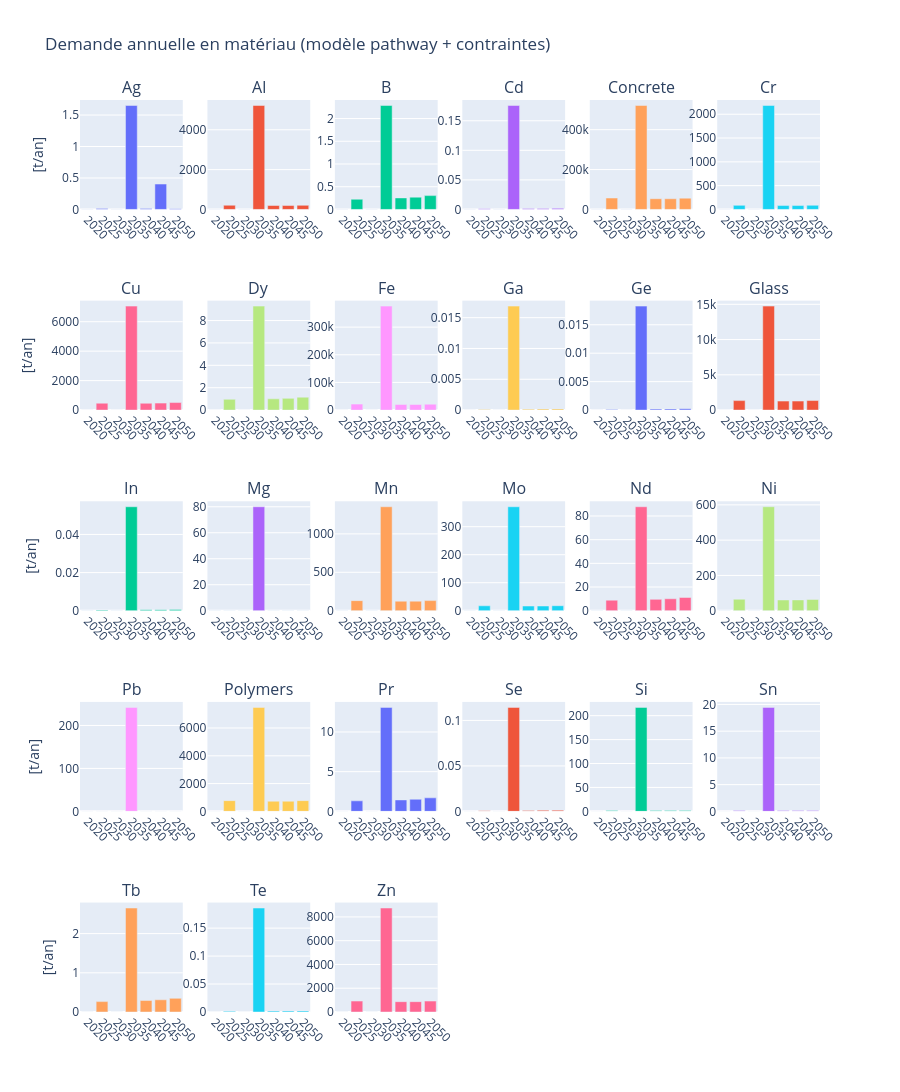

The notebook cell saved with this chart:
### Code cell
plot_all_material_demand(results_materials)

### Figure 1 — Plotly figure (JSON) as saved in the notebook; plotly's stock layout.template omitted (floating-point values rounded to 4 significant figures)
{"data": [{"name": "Ag", "showlegend": false, "type": "bar", "x": [2020, 2025, 2030, 2035, 2040, 2045, 2050], "xaxis": "x", "y": [0.0, 0.01338, 0.0, 1.653, 0.013, 0.4036, 0.01274], "yaxis": "y"}, {"name": "Al", "showlegend": false, "type": "bar", "x": [2020, 2025, 2030, 2035, 2040, 2045, 2050], "xaxis": "x2", "y": [0.0, 209.7, 0.0, 5220.0, 197.4, 196.7, 206.9], "yaxis": "y2"}, {"name": "B", "showlegend": false, "type": "bar", "x": [2020, 2025, 2030, 2035, 2040, 2045, 2050], "xaxis": "x3", "y": [0.0, 0.2247, 0.0, 2.288, 0.2535, 0.2706, 0.3043], "yaxis": "y3"}, {"name": "Cd", "showlegend": false, "type": "bar", "x": [2020, 2025, 2030, 2035, 2040, 2045, 2050], "xaxis": "x4", "y": [0.0, 0.001129, 0.0, 0.1758, 0.00156, 0.001704, 0.001848], "yaxis": "y4"}, {"name": "Concrete", "showlegend": false, "type": "bar", "x": [2020, 2025, 2030, 2035, 2040, 2045, 2050], "xaxis": "x5", "y": [0.0, 57270.0, 0.0, 521300.0, 53740.0, 53620.0, 56620.0], "yaxis": "y5"}, {"name": "Cr", "showlegend": false, "type": "bar", "x": [2020, 2025, 2030, 2035, 2040, 2045, 2050], "xaxis": "x6", "y": [0.0, 85.42, 0.0, 2184.0, 81.54, 81.91, 86.98], "yaxis": "y6"}, {"name": "Cu", "showlegend": false, "type": "bar", "x": [2020, 2025, 2030, 2035, 2040, 2045, 2050], "xaxis": "x7", "y": [0.0, 466.8, 0.0, 7059.0, 461.6, 473.0, 510.3], "yaxis": "y7"}, {"name": "Dy", "showlegend": false, "type": "bar", "x": [2020, 2025, 2030, 2035, 2040, 2045, 2050], "xaxis": "x8", "y": [0.0, 0.9639, 0.0, 9.289, 1.005, 1.047, 1.153], "yaxis": "y8"}, {"name": "Fe", "showlegend": false, "type": "bar", "x": [2020, 2025, 2030, 2035, 2040, 2045, 2050], "xaxis": "x9", "y": [0.0, 21540.0, 0.0, 376000.0, 20240.0, 20200.0, 21340.0], "yaxis": "y9"}, {"name": "Ga", "showlegend": false, "type": "bar", "x": [2020, 2025, 2030, 2035, 2040, 2045, 2050], "xaxis": "x10", "y": [0.0, 9.912e-05, 0.0, 0.01687, 0.0001543, 0.0001728, 0.0001912], "yaxis": "y10"}, {"name": "Ge", "showlegend": false, "type": "bar", "x": [2020, 2025, 2030, 2035, 2040, 2045, 2050], "xaxis": "x11", "y": [0.0, 9.44e-05, 0.0, 0.01828, 0.0001737, 0.0002001, 0.0002266], "yaxis": "y11"}, {"name": "Glass", "showlegend": false, "type": "bar", "x": [2020, 2025, 2030, 2035, 2040, 2045, 2050], "xaxis": "x12", "y": [0.0, 1343.0, 0.0, 14740.0, 1275.0, 1277.0, 1353.0], "yaxis": "y12"}, {"name": "In", "showlegend": false, "type": "bar", "x": [2020, 2025, 2030, 2035, 2040, 2045, 2050], "xaxis": "x13", "y": [0.0, 0.0003188, 0.0, 0.05452, 0.0004994, 0.0005596, 0.0006198], "yaxis": "y13"}, {"name": "Mg", "showlegend": false, "type": "bar", "x": [2020, 2025, 2030, 2035, 2040, 2045, 2050], "xaxis": "x14", "y": [0.0, 0.0, 0.0, 80.0, 0.0, 0.0, 0.0], "yaxis": "y14"}, {"name": "Mn", "showlegend": false, "type": "bar", "x": [2020, 2025, 2030, 2035, 2040, 2045, 2050], "xaxis": "x15", "y": [0.0, 131.2, 0.0, 1353.0, 124.1, 124.2, 131.5], "yaxis": "y15"}, {"name": "Mo", "showlegend": false, "type": "bar", "x": [2020, 2025, 2030, 2035, 2040, 2045, 2050], "xaxis": "x16", "y": [0.0, 17.56, 0.0, 371.2, 16.74, 16.8, 17.85], "yaxis": "y16"}, {"name": "Nd", "showlegend": false, "type": "bar", "x": [2020, 2025, 2030, 2035, 2040, 2045, 2050], "xaxis": "x17", "y": [0.0, 8.9, 0.0, 87.81, 9.594, 10.1, 11.22], "yaxis": "y17"}, {"name": "Ni", "showlegend": false, "type": "bar", "x": [2020, 2025, 2030, 2035, 2040, 2045, 2050], "xaxis": "x18", "y": [0.0, 65.19, 0.0, 589.2, 60.93, 61.18, 63.81], "yaxis": "y18"}, {"name": "Pb", "showlegend": false, "type": "bar", "x": [2020, 2025, 2030, 2035, 2040, 2045, 2050], "xaxis": "x19", "y": [0.0, 0.0175, 0.0, 242.1, 0.01704, 0.01689, 0.01674], "yaxis": "y19"}, {"name": "Polymers", "showlegend": false, "type": "bar", "x": [2020, 2025, 2030, 2035, 2040, 2045, 2050], "xaxis": "x20", "y": [0.0, 772.4, 0.0, 7483.0, 730.1, 730.1, 772.4], "yaxis": "y20"}, {"name": "Pr", "showlegend": false, "type": "bar", "x": [2020, 2025, 2030, 2035, 2040, 2045, 2050], "xaxis": "x21", "y": [0.0, 1.325, 0.0, 13.09, 1.442, 1.526, 1.704], "yaxis": "y21"}, {"name": "Se", "showlegend": false, "type": "bar", "x": [2020, 2025, 2030, 2035, 2040, 2045, 2050], "xaxis": "x22", "y": [0.0, 0.0006718, 0.0, 0.1144, 0.001046, 0.001171, 0.001296], "yaxis": "y22"}, {"name": "Si", "showlegend": false, "type": "bar", "x": [2020, 2025, 2030, 2035, 2040, 2045, 2050], "xaxis": "x23", "y": [0.0, 1.784, 0.0, 217.3, 1.734, 1.717, 1.7], "yaxis": "y23"}, {"name": "Sn", "showlegend": false, "type": "bar", "x": [2020, 2025, 2030, 2035, 2040, 2045, 2050], "xaxis": "x24", "y": [0.0, 0.1567, 0.0, 19.45, 0.1567, 0.1567, 0.1567], "yaxis": "y24"}, {"name": "Tb", "showlegend": false, "type": "bar", "x": [2020, 2025, 2030, 2035, 2040, 2045, 2050], "xaxis": "x25", "y": [0.0, 0.2647, 0.0, 2.652, 0.2929, 0.3111, 0.3486], "yaxis": "y25"}, {"name": "Te", "showlegend": false, "type": "bar", "x": [2020, 2025, 2030, 2035, 2040, 2045, 2050], "xaxis": "x26", "y": [0.0, 0.001194, 0.0, 0.1859, 0.00165, 0.001802, 0.001954], "yaxis": "y26"}, {"name": "Zn", "showlegend": false, "type": "bar", "x": [2020, 2025, 2030, 2035, 2040, 2045, 2050], "xaxis": "x27", "y": [0.0, 919.4, 0.0, 8747.0, 868.8, 868.8, 919.4], "yaxis": "y27"}], "layout": {"annotations": [{"font": {"size": 16}, "showarrow": false, "text": "Ag", "x": 0.06944, "xanchor": "center", "xref": "paper", "y": 1, "yanchor": "bottom", "yref": "paper"}, {"font": {"size": 16}, "showarrow": false, "text": "Al", "x": 0.2417, "xanchor": "center", "xref": "paper", "y": 1, "yanchor": "bottom", "yref": "paper"}, {"font": {"size": 16}, "showarrow": false, "text": "B", "x": 0.4139, "xanchor": "center", "xref": "paper", "y": 1, "yanchor": "bottom", "yref": "paper"}, {"font": {"size": 16}, "showarrow": false, "text": "Cd", "x": 0.5861, "xanchor": "center", "xref": "paper", "y": 1, "yanchor": "bottom", "yref": "paper"}, {"font": {"size": 16}, "showarrow": false, "text": "Concrete", "x": 0.7583, "xanchor": "center", "xref": "paper", "y": 1, "yanchor": "bottom", "yref": "paper"}, {"font": {"size": 16}, "showarrow": false, "text": "Cr", "x": 0.9306, "xanchor": "center", "xref": "paper", "y": 1, "yanchor": "bottom", "yref": "paper"}, {"font": {"size": 16}, "showarrow": false, "text": "Cu", "x": 0.06944, "xanchor": "center", "xref": "paper", "y": 0.78, "yanchor": "bottom", "yref": "paper"}, {"font": {"size": 16}, "showarrow": false, "text": "Dy", "x": 0.2417, "xanchor": "center", "xref": "paper", "y": 0.78, "yanchor": "bottom", "yref": "paper"}, {"font": {"size": 16}, "showarrow": false, "text": "Fe", "x": 0.4139, "xanchor": "center", "xref": "paper", "y": 0.78, "yanchor": "bottom", "yref": "paper"}, {"font": {"size": 16}, "showarrow": false, "text": "Ga", "x": 0.5861, "xanchor": "center", "xref": "paper", "y": 0.78, "yanchor": "bottom", "yref": "paper"}, {"font": {"size": 16}, "showarrow": false, "text": "Ge", "x": 0.7583, "xanchor": "center", "xref": "paper", "y": 0.78, "yanchor": "bottom", "yref": "paper"}, {"font": {"size": 16}, "showarrow": false, "text": "Glass", "x": 0.9306, "xanchor": "center", "xref": "paper", "y": 0.78, "yanchor": "bottom", "yref": "paper"}, {"font": {"size": 16}, "showarrow": false, "text": "In", "x": 0.06944, "xanchor": "center", "xref": "paper", "y": 0.56, "yanchor": "bottom", "yref": "paper"}, {"font": {"size": 16}, "showarrow": false, "text": "Mg", "x": 0.2417, "xanchor": "center", "xref": "paper", "y": 0.56, "yanchor": "bottom", "yref": "paper"}, {"font": {"size": 16}, "showarrow": false, "text": "Mn", "x": 0.4139, "xanchor": "center", "xref": "paper", "y": 0.56, "yanchor": "bottom", "yref": "paper"}, {"font": {"size": 16}, "showarrow": false, "text": "Mo", "x": 0.5861, "xanchor": "center", "xref": "paper", "y": 0.56, "yanchor": "bottom", "yref": "paper"}, {"font": {"size": 16}, "showarrow": false, "text": "Nd", "x": 0.7583, "xanchor": "center", "xref": "paper", "y": 0.56, "yanchor": "bottom", "yref": "paper"}, {"font": {"size": 16}, "showarrow": false, "text": "Ni", "x": 0.9306, "xanchor": "center", "xref": "paper", "y": 0.56, "yanchor": "bottom", "yref": "paper"}, {"font": {"size": 16}, "showarrow": false, "text": "Pb", "x": 0.06944, "xanchor": "center", "xref": "paper", "y": 0.34, "yanchor": "bottom", "yref": "paper"}, {"font": {"size": 16}, "showarrow": false, "text": "Polymers", "x": 0.2417, "xanchor": "center", "xref": "paper", "y": 0.34, "yanchor": "bottom", "yref": "paper"}, {"font": {"size": 16}, "showarrow": false, "text": "Pr", "x": 0.4139, "xanchor": "center", "xref": "paper", "y": 0.34, "yanchor": "bottom", "yref": "paper"}, {"font": {"size": 16}, "showarrow": false, "text": "Se", "x": 0.5861, "xanchor": "center", "xref": "paper", "y": 0.34, "yanchor": "bottom", "yref": "paper"}, {"font": {"size": 16}, "showarrow": false, "text": "Si", "x": 0.7583, "xanchor": "center", "xref": "paper", "y": 0.34, "yanchor": "bottom", "yref": "paper"}, {"font": {"size": 16}, "showarrow": false, "text": "Sn", "x": 0.9306, "xanchor": "center", "xref": "paper", "y": 0.34, "yanchor": "bottom", "yref": "paper"}, {"font": {"size": 16}, "showarrow": false, "text": "Tb", "x": 0.06944, "xanchor": "center", "xref": "paper", "y": 0.12, "yanchor": "bottom", "yref": "paper"}, {"font": {"size": 16}, "showarrow": false, "text": "Te", "x": 0.2417, "xanchor": "center", "xref": "paper", "y": 0.12, "yanchor": "bottom", "yref": "paper"}, {"font": {"size": 16}, "showarrow": false, "text": "Zn", "x": 0.4139, "xanchor": "center", "xref": "paper", "y": 0.12, "yanchor": "bottom", "yref": "paper"}], "height": 1500, "title": {"text": "Demande annuelle en matériau (modèle pathway + contraintes)"}, "xaxis": {"anchor": "y", "domain": [0, 0.1389], "tickangle": 45, "tickmode": "array", "tickvals": [2020, 2025, 2030, 2035, 2040, 2045, 2050]}, "xaxis10": {"anchor": "y10", "domain": [0.5167, 0.6556], "tickangle": 45, "tickmode": "array", "tickvals": [2020, 2025, 2030, 2035, 2040, 2045, 2050]}, "xaxis11": {"anchor": "y11", "domain": [0.6889, 0.8278], "tickangle": 45, "tickmode": "array", "tickvals": [2020, 2025, 2030, 2035, 2040, 2045, 2050]}, "xaxis12": {"anchor": "y12", "domain": [0.8611, 1], "tickangle": 45, "tickmode": "array", "tickvals": [2020, 2025, 2030, 2035, 2040, 2045, 2050]}, "xaxis13": {"anchor": "y13", "domain": [0, 0.1389], "tickangle": 45, "tickmode": "array", "tickvals": [2020, 2025, 2030, 2035, 2040, 2045, 2050]}, "xaxis14": {"anchor": "y14", "domain": [0.1722, 0.3111], "tickangle": 45, "tickmode": "array", "tickvals": [2020, 2025, 2030, 2035, 2040, 2045, 2050]}, "xaxis15": {"anchor": "y15", "domain": [0.3444, 0.4833], "tickangle": 45, "tickmode": "array", "tickvals": [2020, 2025, 2030, 2035, 2040, 2045, 2050]}, "xaxis16": {"anchor": "y16", "domain": [0.5167, 0.6556], "tickangle": 45, "tickmode": "array", "tickvals": [2020, 2025, 2030, 2035, 2040, 2045, 2050]}, "xaxis17": {"anchor": "y17", "domain": [0.6889, 0.8278], "tickangle": 45, "tickmode": "array", "tickvals": [2020, 2025, 2030, 2035, 2040, 2045, 2050]}, "xaxis18": {"anchor": "y18", "domain": [0.8611, 1], "tickangle": 45, "tickmode": "array", "tickvals": [2020, 2025, 2030, 2035, 2040, 2045, 2050]}, "xaxis19": {"anchor": "y19", "domain": [0, 0.1389], "tickangle": 45, "tickmode": "array", "tickvals": [2020, 2025, 2030, 2035, 2040, 2045, 2050]}, "xaxis2": {"anchor": "y2", "domain": [0.1722, 0.3111], "tickangle": 45, "tickmode": "array", "tickvals": [2020, 2025, 2030, 2035, 2040, 2045, 2050]}, "xaxis20": {"anchor": "y20", "domain": [0.1722, 0.3111], "tickangle": 45, "tickmode": "array", "tickvals": [2020, 2025, 2030, 2035, 2040, 2045, 2050]}, "xaxis21": {"anchor": "y21", "domain": [0.3444, 0.4833], "tickangle": 45, "tickmode": "array", "tickvals": [2020, 2025, 2030, 2035, 2040, 2045, 2050]}, "xaxis22": {"anchor": "y22", "domain": [0.5167, 0.6556], "tickangle": 45, "tickmode": "array", "tickvals": [2020, 2025, 2030, 2035, 2040, 2045, 2050]}, "xaxis23": {"anchor": "y23", "domain": [0.6889, 0.8278], "tickangle": 45, "tickmode": "array", "tickvals": [2020, 2025, 2030, 2035, 2040, 2045, 2050]}, "xaxis24": {"anchor": "y24", "domain": [0.8611, 1], "tickangle": 45, "tickmode": "array", "tickvals": [2020, 2025, 2030, 2035, 2040, 2045, 2050]}, "xaxis25": {"anchor": "y25", "domain": [0, 0.1389], "tickangle": 45, "tickmode": "array", "tickvals": [2020, 2025, 2030, 2035, 2040, 2045, 2050]}, "xaxis26": {"anchor": "y26", "domain": [0.1722, 0.3111], "tickangle": 45, "tickmode": "array", "tickvals": [2020, 2025, 2030, 2035, 2040, 2045, 2050]}, "xaxis27": {"anchor": "y27", "domain": [0.3444, 0.4833], "tickangle": 45, "tickmode": "array", "tickvals": [2020, 2025, 2030, 2035, 2040, 2045, 2050]}, "xaxis28": {"anchor": "y28", "domain": [0.5167, 0.6556], "tickangle": 45, "tickmode": "array", "tickvals": [2020, 2025, 2030, 2035, 2040, 2045, 2050]}, "xaxis29": {"anchor": "y29", "domain": [0.6889, 0.8278], "tickangle": 45, "tickmode": "array", "tickvals": [2020, 2025, 2030, 2035, 2040, 2045, 2050]}, "xaxis3": {"anchor": "y3", "domain": [0.3444, 0.4833], "tickangle": 45, "tickmode": "array", "tickvals": [2020, 2025, 2030, 2035, 2040, 2045, 2050]}, "xaxis30": {"anchor": "y30", "domain": [0.8611, 1], "tickangle": 45, "tickmode": "array", "tickvals": [2020, 2025, 2030, 2035, 2040, 2045, 2050]}, "xaxis4": {"anchor": "y4", "domain": [0.5167, 0.6556], "tickangle": 45, "tickmode": "array", "tickvals": [2020, 2025, 2030, 2035, 2040, 2045, 2050]}, "xaxis5": {"anchor": "y5", "domain": [0.6889, 0.8278], "tickangle": 45, "tickmode": "array", "tickvals": [2020, 2025, 2030, 2035, 2040, 2045, 2050]}, "xaxis6": {"anchor": "y6", "domain": [0.8611, 1], "tickangle": 45, "tickmode": "array", "tickvals": [2020, 2025, 2030, 2035, 2040, 2045, 2050]}, "xaxis7": {"anchor": "y7", "domain": [0, 0.1389], "tickangle": 45, "tickmode": "array", "tickvals": [2020, 2025, 2030, 2035, 2040, 2045, 2050]}, "xaxis8": {"anchor": "y8", "domain": [0.1722, 0.3111], "tickangle": 45, "tickmode": "array", "tickvals": [2020, 2025, 2030, 2035, 2040, 2045, 2050]}, "xaxis9": {"anchor": "y9", "domain": [0.3444, 0.4833], "tickangle": 45, "tickmode": "array", "tickvals": [2020, 2025, 2030, 2035, 2040, 2045, 2050]}, "yaxis": {"anchor": "x", "domain": [0.88, 1], "title": {"text": "[t/an]"}}, "yaxis10": {"anchor": "x10", "domain": [0.66, 0.78]}, "yaxis11": {"anchor": "x11", "domain": [0.66, 0.78]}, "yaxis12": {"anchor": "x12", "domain": [0.66, 0.78]}, "yaxis13": {"anchor": "x13", "domain": [0.44, 0.56], "title": {"text": "[t/an]"}}, "yaxis14": {"anchor": "x14", "domain": [0.44, 0.56]}, "yaxis15": {"anchor": "x15", "domain": [0.44, 0.56]}, "yaxis16": {"anchor": "x16", "domain": [0.44, 0.56]}, "yaxis17": {"anchor": "x17", "domain": [0.44, 0.56]}, "yaxis18": {"anchor": "x18", "domain": [0.44, 0.56]}, "yaxis19": {"anchor": "x19", "domain": [0.22, 0.34], "title": {"text": "[t/an]"}}, "yaxis2": {"anchor": "x2", "domain": [0.88, 1]}, "yaxis20": {"anchor": "x20", "domain": [0.22, 0.34]}, "yaxis21": {"anchor": "x21", "domain": [0.22, 0.34]}, "yaxis22": {"anchor": "x22", "domain": [0.22, 0.34]}, "yaxis23": {"anchor": "x23", "domain": [0.22, 0.34]}, "yaxis24": {"anchor": "x24", "domain": [0.22, 0.34]}, "yaxis25": {"anchor": "x25", "domain": [0, 0.12], "title": {"text": "[t/an]"}}, "yaxis26": {"anchor": "x26", "domain": [0, 0.12]}, "yaxis27": {"anchor": "x27", "domain": [0, 0.12]}, "yaxis28": {"anchor": "x28", "domain": [0, 0.12]}, "yaxis29": {"anchor": "x29", "domain": [0, 0.12]}, "yaxis3": {"anchor": "x3", "domain": [0.88, 1]}, "yaxis30": {"anchor": "x30", "domain": [0, 0.12]}, "yaxis4": {"anchor": "x4", "domain": [0.88, 1]}, "yaxis5": {"anchor": "x5", "domain": [0.88, 1]}, "yaxis6": {"anchor": "x6", "domain": [0.88, 1]}, "yaxis7": {"anchor": "x7", "domain": [0.66, 0.78], "title": {"text": "[t/an]"}}, "yaxis8": {"anchor": "x8", "domain": [0.66, 0.78]}, "yaxis9": {"anchor": "x9", "domain": [0.66, 0.78]}}}
